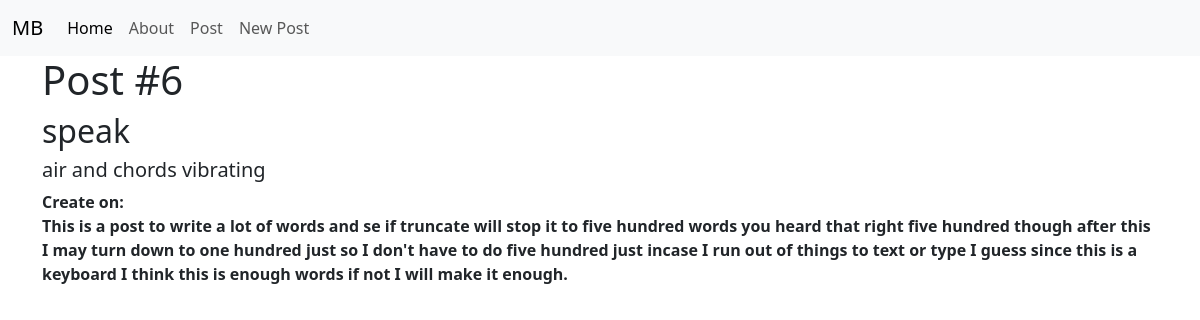
Screenshot of /posts/6/ with the database file from the repository.
### posts/models.py (models this page shows, shortened)
class Post(models.Model):
    title = models.CharField(max_length=128)
    subtitle = models.CharField(max_length=256)
    body = models.TextField()
    created_on = models.DateTimeField(auto_now_add=True)

### posts/views.py (the view)
# urls.py: path("<int:pk>/", PostDetailView.as_view(), name="post_detail"),
class PostDetailView(DetailView):
    template_name = "posts/detail.html"
    model = Post

### templates/posts/detail.html (shortened to what this page needs)
{% extends 'base.html' %}
{% block content %}
    <h1>Post #{{ post.id }}</h1>
    <h2>{{ post.title }}</h2>
    <h5>{{ post.subtitle }}</h5>
    <strong>Create on: {{ post.create_on }}</strong>
    <p>{{ post.body }}</p>
{% endblock content %}

### static/css/base.css (style rules this page uses)
h1 { color: blue; font-size: 22px; }
p { font-weight: bold; }

### rows the page displays
Post: id "6", title "speak", subtitle "air and chords vibrating", body "This is a post to write a lot of words and se if truncate will stop it to five hundred words you heard that right five hundred though after this I may turn down to one hundred just so I don't have to do five hundred just incase I run out of things to text or type I guess since this is a keyboard I think this is enough words if not I will make it enough."
